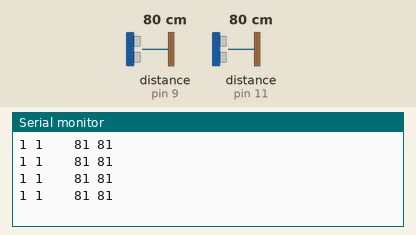
A sketch run on a simulated Arduino Uno, built with avr-gcc and run on an emulated ATmega328P. Parts: the last lines printed to the serial monitor. The inputs (shaded band) are chosen by the test bench; at power-on: distance to the obstacle (sensors on pin 9, pin 11) 80 cm. The echo pulse lasts 58.3 µs per cm.

Above: at 1.3 s.
1.4 s: distance to the obstacle (sensor on pin 9) set to 18 cm
At 1.75 s:
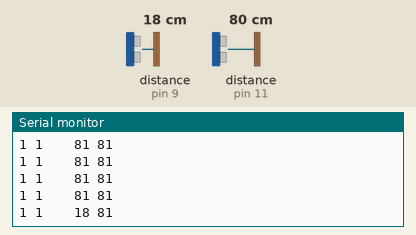
4.4 s: distance to the obstacle (sensor on pin 11) set to 2 cm
At 4.58 s:
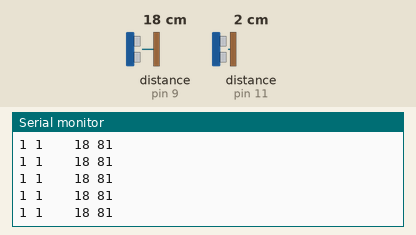
5.9 s: distance to the obstacle (sensor on pin 9) set to 2 cm
At 6.09 s:
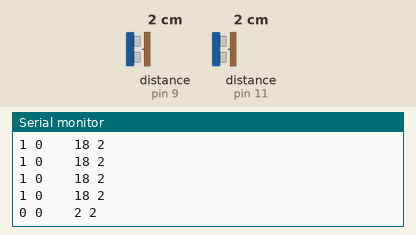
7.4 s: distance to the obstacle (sensor on pin 11) set to 4 cm
At 7.6 s:
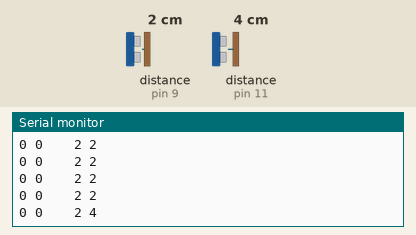
Timing chart, 0 to 9.9 s (numbered marks = the images above; inputs shaded):
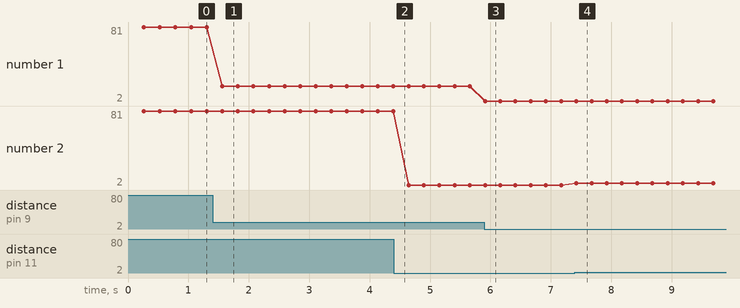

Measured:
- after the input at 1.4 s, the serial monitor: prints a new line after 0.16 s (image 1)
- after the input at 5.9 s, the serial monitor: prints a new line at once (image 3)
- after the input at 7.4 s, the serial monitor: prints a new line at once (image 4)
- plotted number 1: 81 → 18 after the input at 1.4 s
- plotted number 2: 81 → 2 after the input at 4.4 s, 2 → 4 after the input at 7.4 s

The sketch:

TrippinTracker.ino
```cpp
#include <NewPing.h>

#define TRIGGER_PIN_right  12  // Arduino pin tied to trigger pin on the ultrasonic sensor.
#define ECHO_PIN_right     11  // Arduino pin tied to echo pin on the ultrasonic sensor.
#define TRIGGER_PIN_left  10  // Arduino pin tied to trigger pin on the ultrasonic sensor.
#define ECHO_PIN_left     9  // Arduino pin tied to echo pin on the ultrasonic sensor.
#define MAX_DISTANCE 200 // Maximum distance we want to ping for (in centimeters). Maximum sensor distance is rated at 400-500cm.

NewPing sonar_R(TRIGGER_PIN_right, ECHO_PIN_right, MAX_DISTANCE); // NewPing setup of pins and maximum distance.
NewPing sonar_L(TRIGGER_PIN_left, ECHO_PIN_left, MAX_DISTANCE); // NewPing setup of pins and maximum distance.

int thresh = 6;

// unsigned int prevRight = 0; // Send ping, get ping time in microseconds (uS).
// unsigned int prevLeft = 0;

void setup() {
  Serial.begin(9600); // Open serial monitor at 115200 baud to see ping results.
}

void loop() {
  delay(250);  // Wait 500ms between pings (about 2 pings/sec). 29ms should be the shortest delay between pings.
  unsigned int uSR = sonar_R.ping(); // Send ping, get ping time in microseconds (uS).
  unsigned int uSL = sonar_L.ping();

  bool rightStep = (uSR / US_ROUNDTRIP_CM)>thresh;
  bool leftStep = (uSL / US_ROUNDTRIP_CM)>thresh;
  unsigned int rightVal = (uSR / US_ROUNDTRIP_CM);
  unsigned int leftVal = (uSL / US_ROUNDTRIP_CM);
  // Serial.print("Ping: ");


  Serial.print(leftStep); // Convert ping time to distance and print result (0 = outside set distance range, no ping echo)
  Serial.print(" ");
  Serial.print(rightStep);
  Serial.print("    ");
  Serial.print(leftVal);
  Serial.print(" ");
  Serial.println(rightVal);


  // Serial.println("cm");
}
```
